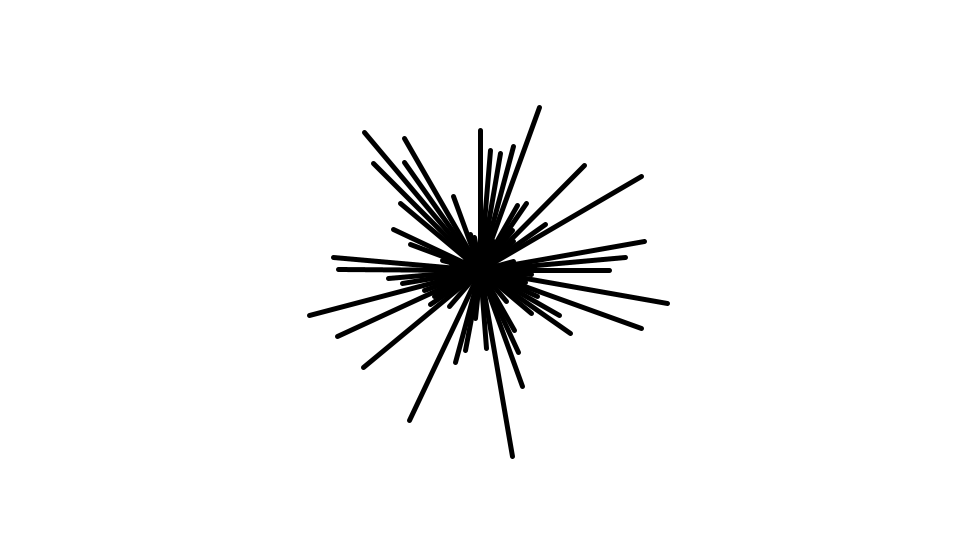
Frame 1 (no input)
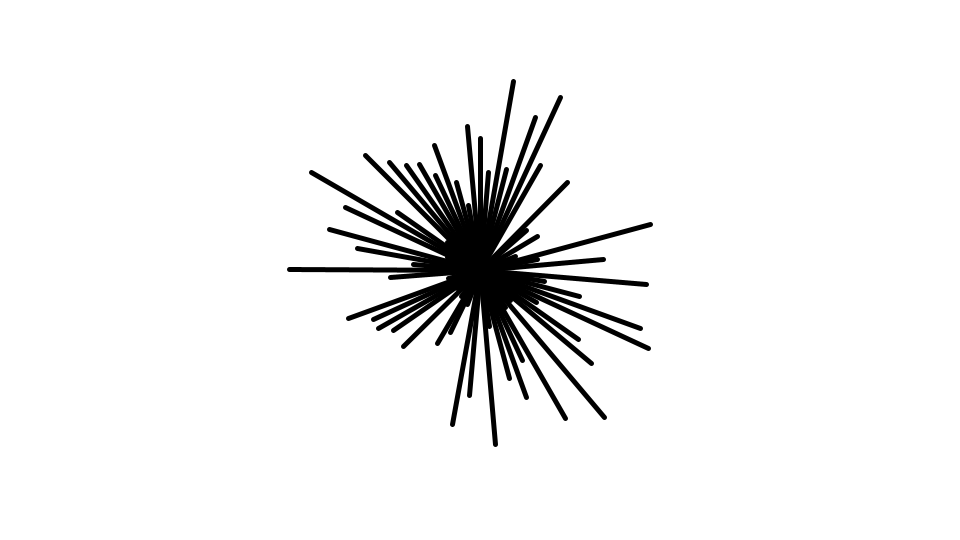
Frame 2 (the mouse pressed at the canvas centre, redrawn once)

The Processing sketch that drew these frames (run headless with seeded random() and noise(); the mouse was pressed at the canvas centre and the sketch redrawn once):

// Processing sketch: sketch01
// ── sketch01.pde
void setup() {
  size(960, 540);
  noLoop();
  stroke(0);
  strokeWeight(5);
}

void draw() {
  background(255);
  translate(width/2, height/2);

  // 長さがランダムな線を放射状に描画する
  for (int i = 0; i < 360; i += 5) {
    float angle = radians(i);
    // ランダムな半径
    float radius = random(200);
    float x = radius * cos(angle);
    float y = radius * sin(angle);
    // 中心から(x, y)に向かう線
    line(0, 0, x, y);
  }
}

// マウスクリックで再描画
void mousePressed() {
  redraw();
}
